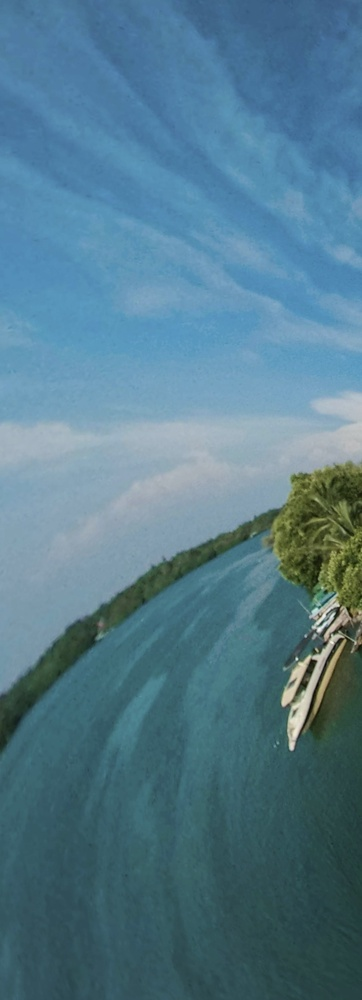
#> input picture Lab 5/360-Panorama/360_images/2.jpeg, 362 x 1000 px, shrunk from 1100 x 3036 before the run, given in place of the camera
$ jupyter execute --allow-errors Classical_CV_Pipeline.ipynb   (text cells are left out)
#> lines starting #> are read from the running program, lines starting #| are printed output that depends on the picture; after the words box and inside, x2 and y2 are one past the last pixel; in counts of white or black regions, pixels touching at a corner belong together; pictures that were not available may be replaced by others from this repository, and a replacement may not be noted
[cell 1]
import cv2
import matplotlib.pyplot as plt

# Acquire from webcam
cap = cv2.VideoCapture(0)  # 0 = default camera
ret, frame = cap.read()
#> frame is the input picture: shape (1000, 362, 3); mean B, G, R 139.8, 122.3, 83.3

if ret:
    # Save image
    cv2.imwrite("acquired_image.jpg" ,frame)

    # Convert BGR (OpenCV) to RGB (Matplotlib)
    frame_rgb = cv2.cvtColor(frame, cv2.COLOR_BGR2RGB)

    # Show using matplotlib
    plt.imshow(frame_rgb)
    plt.title("Acquired Image")
    plt.axis("off")
    plt.show()

cap.release()

[cell 2]
import cv2
import matplotlib.pyplot as plt

# Read image
img = cv2.imread(r"D:\TRIM-3\CV_P\img.my.JPG")

if img is None:
    print("Error: Image not found")
else:
    # Preprocessing
    gray = cv2.cvtColor(img, cv2.COLOR_BGR2GRAY)
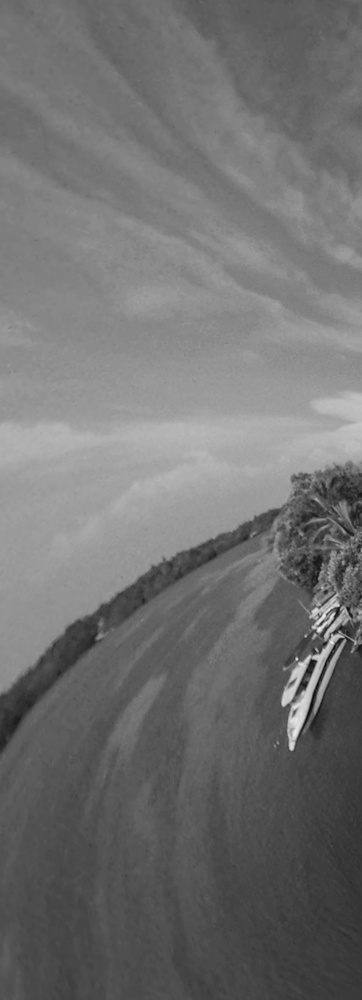
#> gray: shape (1000, 362); min 6, max 240, mean 112.6
    blur = cv2.GaussianBlur(gray, (5, 5), 0)
    equalized = cv2.equalizeHist(blur)
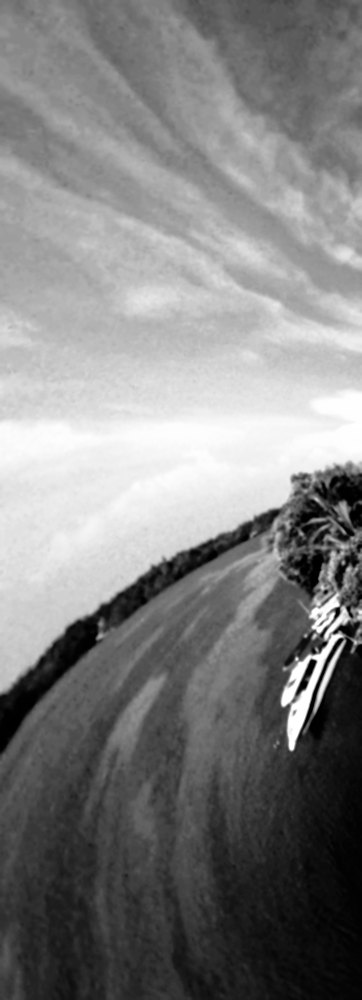
#> equalized: shape (1000, 362); min 0, max 255, mean 128.6

    # Save output
    cv2.imwrite('preprocessed.jpg', equalized)

    # Display
    plt.imshow(equalized, cmap='gray')
    plt.title("Preprocessed Image")
    plt.axis("off")
    plt.show()

[cell 3]
import cv2
import matplotlib.pyplot as plt

# Read preprocessed image in grayscale
img = cv2.imread('preprocessed.jpg', 0)
#> img: shape (1000, 362); min 0, max 255, mean 128.6

# Binary segmentation
_, thresh = cv2.threshold(img, 127, 255, cv2.THRESH_BINARY)
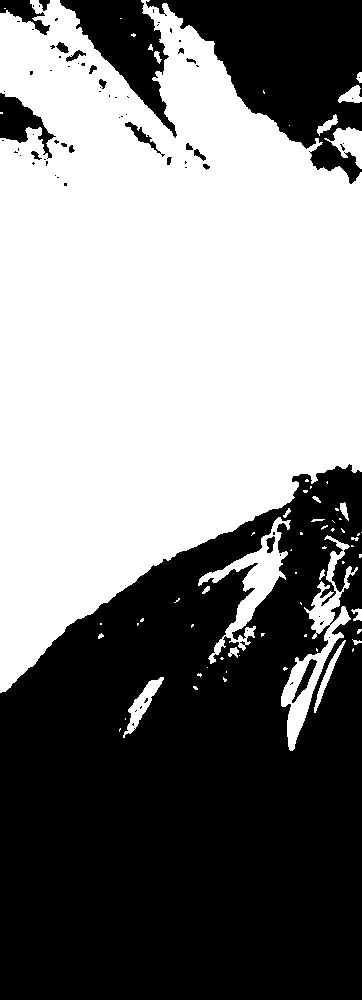
#> thresh: shape (1000, 362); 50.6% white; 78 black regions (57 under 20 px)

# Find contours
contours, _ = cv2.findContours(
    thresh, cv2.RETR_EXTERNAL, cv2.CHAIN_APPROX_SIMPLE
)
#> contours = 69 contours, 52 with area under 20; largest, box (x1, y1, x2, y2) and area: (0, 0, 362, 693) 172634, (281, 535, 358, 751) 3596, (198, 517, 291, 664) 3021, (324, 127, 362, 169) 714, (123, 677, 164, 738) 662

# Convert grayscale to BGR for colored contours
output = cv2.cvtColor(img, cv2.COLOR_GRAY2BGR)

# Draw contours (green)
cv2.drawContours(output, contours, -1, (0, 255, 0), 2)
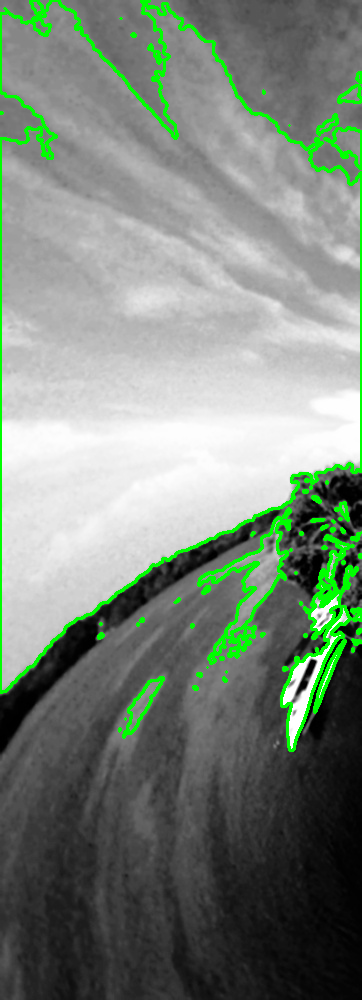
#> output: shape (1000, 362, 3); mean B, G, R 122, 133.9, 122

# Save output
cv2.imwrite('segmented.jpg', output)

# Convert BGR → RGB for matplotlib
output_rgb = cv2.cvtColor(output, cv2.COLOR_BGR2RGB)

# Display using matplotlib
plt.imshow(output_rgb)
plt.title("Segmented Image with Contours")
plt.axis("off")
plt.show()

#> (a cell that did not finish here is left out)

[cell 5]
import cv2
import numpy as np
import matplotlib.pyplot as plt

# Read images
img1 = cv2.imread('segmented.jpg', 0)
#> img1: shape (1000, 362); min 0, max 255, mean 129
img2 = cv2.imread('preprocessed.jpg', 0)

# ORB
orb = cv2.ORB_create()
kp1, des1 = orb.detectAndCompute(img1, None)
#> kp1 = 487 keypoints; strongest (x, y, size): (311, 661, 44.6), (312, 660, 37.2), (315, 661, 31), (311, 660, 31)
kp2, des2 = orb.detectAndCompute(img2, None)
#> kp2 = 474 keypoints; strongest (x, y, size): (311, 660, 44.6), (312, 660, 37.2), (314, 661, 44.6), (315, 661, 31)

# Matcher
bf = cv2.BFMatcher(cv2.NORM_HAMMING, crossCheck=True)
matches = bf.match(des1, des2)
#> matches = 308 matches
matches = sorted(matches, key=lambda x: x.distance)

# Draw matches
output = cv2.drawMatches(
    img1, kp1,
    img2, kp2,
    matches[:10],
    None,
    flags=cv2.DrawMatchesFlags_NOT_DRAW_SINGLE_POINTS
)
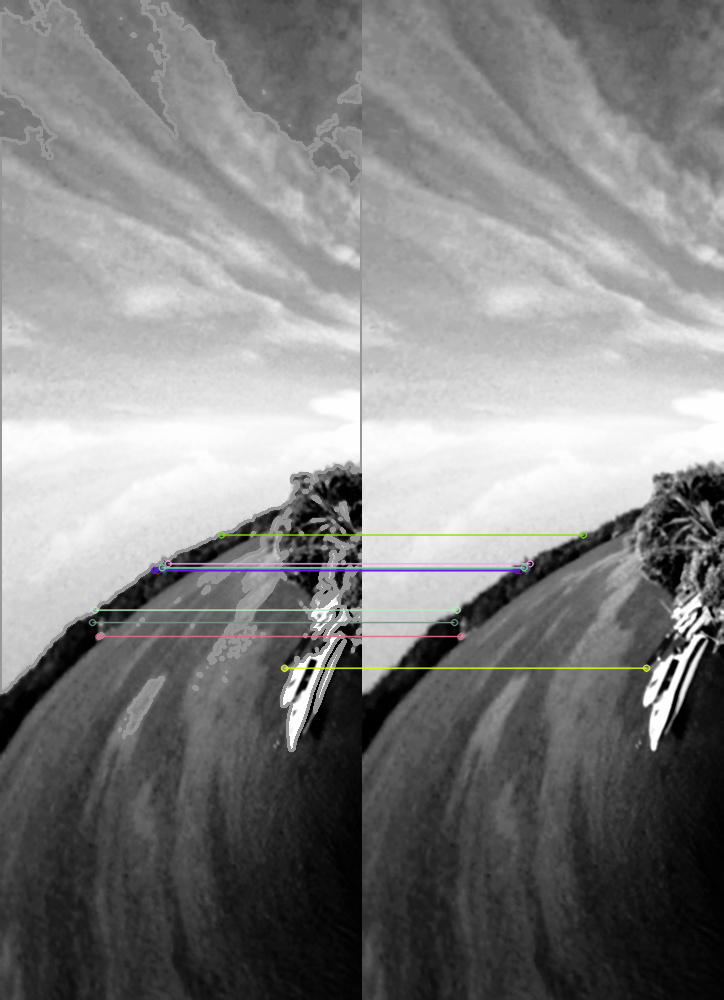
#> output: shape (1000, 724, 3); mean of channels 0, 1, 2 128.9, 129, 129; drawn as B, G, R

# Convert BGR → RGB
output_rgb = cv2.cvtColor(output, cv2.COLOR_BGR2RGB)

plt.figure(figsize=(20, 10))   # width, height in inches
plt.imshow(output_rgb)
plt.title("ORB Feature Matches", fontsize=18)
plt.axis("off")
plt.show()

[cell 6]
import cv2

img = cv2.imread('segmented.jpg', 0)
contours, _ = cv2.findContours(img, cv2.RETR_EXTERNAL, cv2.CHAIN_APPROX_SIMPLE)
#> contours = 2 contours, 1 with area under 20; largest, box (x1, y1, x2, y2) and area: (0, 0, 362, 1000) 360506
output = cv2.cvtColor(img, cv2.COLOR_GRAY2BGR)
#> output: shape (1000, 362, 3)
for cnt in contours:
    area = cv2.contourArea(cnt)
    label = "Large" if area > 1000 else "Small"  # Simple classification
    cv2.drawContours(output, [cnt], 0, (0,255,0), 2)
    cv2.putText(output, label, (cnt[0][0][0], cnt[0][0][1]), cv2.FONT_HERSHEY_SIMPLEX, 0.5, (255,0,0), 1)
#> this loop made 2 passes
#> (area, label) on pass 2: (360506.5, 'Large')
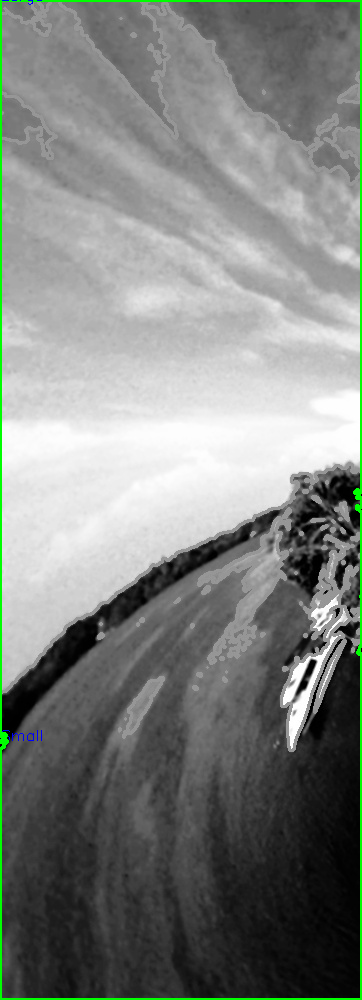
#> output: shape (1000, 362, 3); mean B, G, R 127.7, 131.6, 127.6
cv2.imshow('Classified', output)
cv2.waitKey(0)
cv2.destroyAllWindows()

[cell 7]
import cv2
import matplotlib.pyplot as plt

# -------------------------------
# 1. Read image (grayscale)
# -------------------------------
img = cv2.imread('segmented.jpg', cv2.IMREAD_GRAYSCALE)

# Safety check
if img is None:
    raise ValueError("Image not found or unable to read")

# -------------------------------
# 2. Binary thresholding (BEST PRACTICE)
# -------------------------------
_, binary = cv2.threshold(img, 127, 255, cv2.THRESH_BINARY)
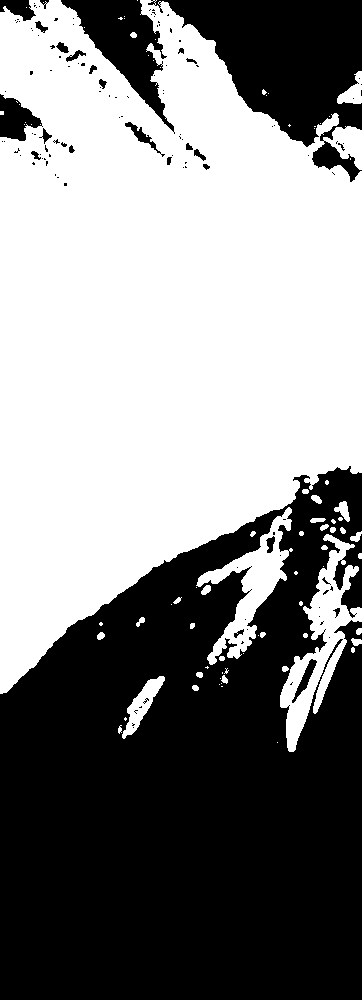
#> binary: shape (1000, 362); 52.3% white; 126 black regions (100 under 20 px)

# -------------------------------
# 3. Find contours
# -------------------------------
contours, _ = cv2.findContours(
    binary, cv2.RETR_EXTERNAL, cv2.CHAIN_APPROX_SIMPLE
)
#> contours = 81 contours, 57 with area under 20; largest, box (x1, y1, x2, y2) and area: (0, 0, 362, 694) 176422, (280, 534, 362, 752) 5627, (196, 507, 293, 665) 4196, (122, 676, 165, 739) 873, (337, 71, 362, 104) 384

# Convert to BGR for colored drawing
output = cv2.cvtColor(img, cv2.COLOR_GRAY2BGR)

# -------------------------------
# 4. Dynamic area threshold
# -------------------------------
image_area = img.shape[0] * img.shape[1]
#> image_area = 362000
area_threshold = 0.005 * image_area   # 0.5% of image area
#> area_threshold = 1810

# -------------------------------
# 5. Contour classification
# -------------------------------
for cnt in contours:
    area = cv2.contourArea(cnt)
    if area < 10:   # Ignore noise
        continue

    label = "Large" if area > area_threshold else "Small"
    color = (0, 255, 0) if label == "Large" else (0, 0, 255)

    # Draw contour
    cv2.drawContours(output, [cnt], -1, color, 2)

    # Centroid for better text placement
    M = cv2.moments(cnt)
    if M["m00"] != 0:
        cx = int(M["m10"] / M["m00"])
        cy = int(M["m01"] / M["m00"])
    else:
        cx, cy = cnt[0][0]

    # Put label
    cv2.putText(
        output,
        label,
        (cx - 20, cy),
        cv2.FONT_HERSHEY_SIMPLEX,
        0.6,
        (255, 255, 255),
        2
    )
#> this loop made 81 passes
#> (area, label, color, cx, cy) on passes 5, 9, 10, 12, 14, 19, 23, 24, 27, 30, 32, 37: (25, 'Small', (0, 0, 255), 195, 687), (873, 'Small', (0, 0, 255), 141, 704), (28.5, 'Small', (0, 0, 255), 224, 679), (25.5, 'Small', (0, 0, 255), 199, 674), (24, 'Small', (0, 0, 255), 284, 668), (48, 'Small', (0, 0, 255), 356, 641), (36.5, 'Small', (0, 0, 255), 100, 635), (25.5, 'Small', (0, 0, 255), 358, 630), (33.5, 'Small', (0, 0, 255), 140, 621), (23, 'Small', (0, 0, 255), 176, 600), (55.5, 'Small', (0, 0, 255), 205, 589), (5627, 'Large', (0, 255, 0), 318, 644)
#> (area, cx, cy) on passes 68, 73, 81: (384.5, 352, 92), (23.5, 133, 34), (176422.5, 158, 318)
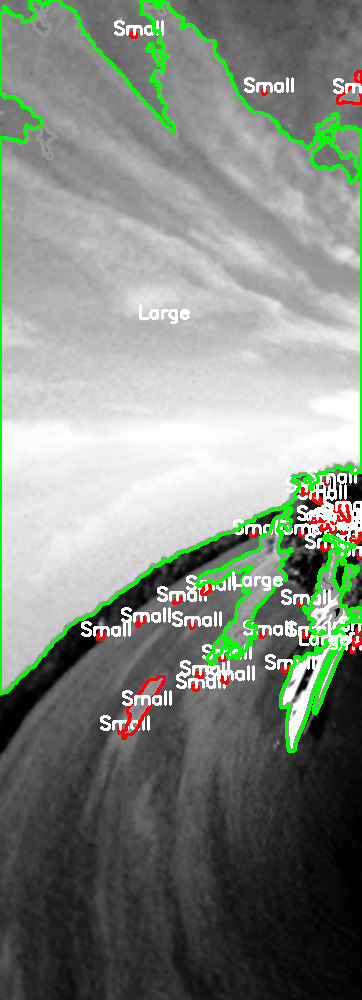
#> output: shape (1000, 362, 3); mean B, G, R 127.9, 137.2, 129.6

# -------------------------------
# 6. Display using matplotlib
# -------------------------------
output_rgb = cv2.cvtColor(output, cv2.COLOR_BGR2RGB)
#> output_rgb: shape (1000, 362, 3)

plt.figure(figsize=(14, 7))
plt.imshow(output_rgb)
plt.title("Improved Contour Classification", fontsize=16)
plt.axis("off")
plt.show()
